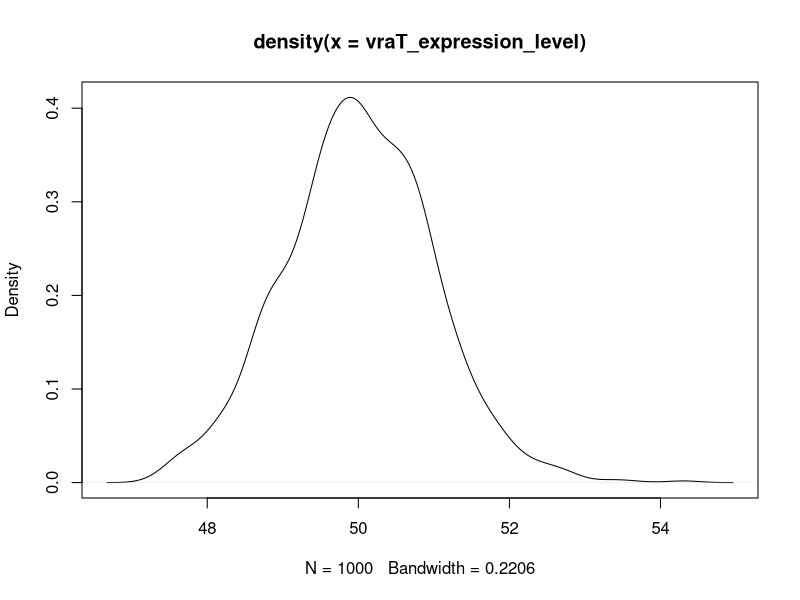

Write R code to recreate this figure.
## ---- chunk 1
knitr::opts_chunk$set(echo = TRUE)
## ---- chunk 2
rnorm(1000, 50, 1)->vraT_expression_level 

plot(density(vraT_expression_level))
min(vraT_expression_level)
max(vraT_expression_level)

